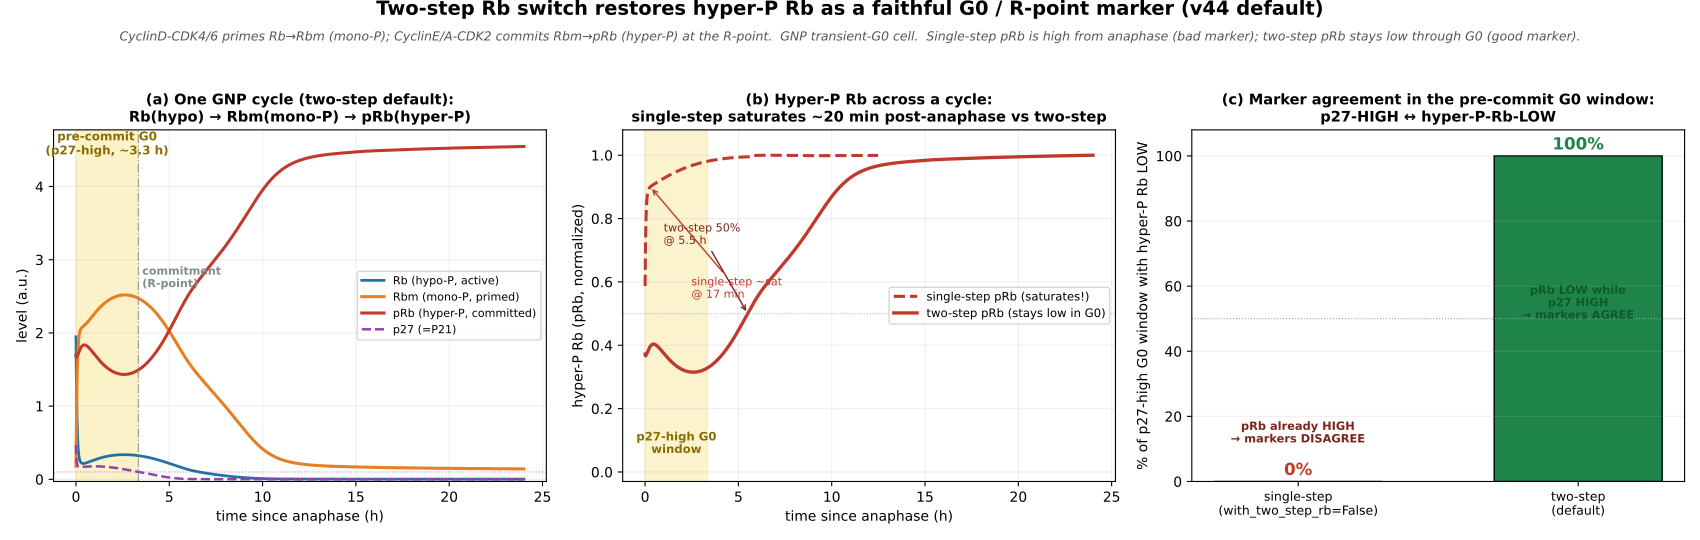

Python code for this plot:
"""Two-step Rb switch restores hyper-P Rb as a faithful G0/R-point marker (v44).

The calibrated v44 DEFAULT is a TWO-STEP Rb switch:
  * CyclinD-CDK4/6 PRIMES Rb -> Rbm (mono-phospho), a size-gated, E2f-still-bound state that
    accumulates through the pre-commitment (p27-high) window WITHOUT firing the switch.
  * CyclinE/A-CDK2 COMMITS Rbm -> pRb (hyper-phospho), releasing E2f at the R-point.
The old single-step framing (with_two_step_rb=False) collapsed both into one pRb pool, so any kinase
drove pRb to max within ~20 min of anaphase -- long before functional commitment -- making hyper-P Rb
a USELESS G0 marker. The two-step default keeps pRb LOW through the p27-high G0 window and raises it
only at commitment, so hyper-P-Rb-LOW and p27-HIGH coincide in G0 (a faithful marker again).

(A) one-cycle GNP anatomy on the two-step default: Rb(hypo) -> Rbm(mono-P) -> pRb(hyper-P), with
    p27 and the pre-commitment p27-high window shaded.
(B) single-step vs two-step overlay of hyper-P Rb (pRb) across a cycle: single-step SATURATES within
    ~20 min of anaphase; two-step stays LOW through the p27-high window and rises only at commitment.
(C) marker agreement: fraction of the pre-commit (p27-high) window during which hyper-P Rb is LOW --
    high under two-step (markers AGREE), near zero under single-step (pRb already high; markers DISAGREE).

Run:  ./venv/bin/python simulations/fig_v44_two_step_rpoint.py
"""
import sys, os
sys.path.insert(0, os.path.dirname(os.path.dirname(os.path.abspath(__file__))))
import numpy as np
import matplotlib
matplotlib.use("Agg")
import matplotlib.pyplot as plt
import tellurium as te
from src.build_model_v44_heldt import build_model_v44

T_END, N_PTS, SETTLE = 15000, 60000, 6000
P27_THR = 0.1                    # p27 (P21) commitment threshold (validate classify)
# GNP background (SHH=0.5). The deterministic GNP cell AT the setpoint (P21_div=0.6) is born committed
# (Spencer carryover keeps p27<thr, pRb high) -> it has NO p27-high G0 window to mark. To EXHIBIT the
# marker (i.e. a cell that actually dwells in G0 before committing) we use the transient-G0 birth p27
# used in fig_v44_transient_g0_definition (P21_div=1.6): a GNP cell born p27-high that dwells, then
# commits. Same calibrated defaults; only the Rb-switch toggle differs between the two models compared.
P21_DIV_G0 = 1.6
SEL_TWO = ["time", "Cd", "P21", "E2f", "Ce", "Ca", "aRc", "Dna", "MPF", "Rb", "Rbm", "pRb", "mass"]
SEL_ONE = ["time", "Cd", "P21", "E2f", "Ce", "Ca", "aRc", "Dna", "MPF", "Rb", "pRb", "mass"]


def sim(two_step=True):
    """Fresh model per condition (reset() does NOT restore parameters -> re-build per condition).
    GNP background (SHH=0.5) with the transient-G0 birth p27 (P21_DIV_G0) so the cell has a real
    p27-high G0 window to mark."""
    rr = te.loada(build_model_v44(with_two_step_rb=two_step))
    rr.integrator.setValue("absolute_tolerance", 1e-8)
    rr.integrator.setValue("relative_tolerance", 1e-6)
    try:
        rr.integrator.setValue("maximum_time_step", 5.0)
        rr.integrator.setValue("maximum_num_steps", 2000000)
    except Exception:
        pass
    rr['SHH'] = 0.5
    rr['P21_div'] = P21_DIV_G0
    sel = SEL_TWO if two_step else SEL_ONE
    return rr.simulate(0, T_END, N_PTS, selections=sel)


def one_cycle(res):
    """Extract one representative cycle aligned to birth (anaphase). Division = Dna 1->0 reset
    (NOT MPF peaks -- too sharp for coarse sampling)."""
    t = res['time']; Dna = res['Dna']
    div = np.where((Dna[:-1] > 0.9) & (Dna[1:] < 0.5))[0] + 1
    div = div[t[div] >= SETTLE]
    if len(div) < 3:
        raise RuntimeError(f"need >=3 divisions after settle, got {len(div)}")
    a0, a1 = div[1], div[2]         # a well-settled interior cycle
    seg = slice(a0, a1)
    th = (t[seg] - t[a0]) / 60.0    # hours since anaphase/birth
    return th, seg


def commit_time(th, P21seg):
    """Pre-commitment p27-high window: birth -> first time p27 drops below threshold (Skp2-p27 toggle
    flips, CDK2 freed). Returns commit time in h (or last time if it never drops)."""
    below = np.where(P21seg < P27_THR)[0]
    return float(th[below[0]]) if len(below) else float(th[-1])


def t_half(th, x):
    """Time (h) for x to first reach 50% of its cycle max after birth."""
    xm = np.nanmax(x)
    if xm <= 0:
        return np.nan
    hit = np.where(x >= 0.5 * xm)[0]
    return float(th[hit[0]]) if len(hit) else np.nan


# ---- simulate both models ----
r2 = sim(two_step=True)
r1 = sim(two_step=False)

th2, s2 = one_cycle(r2)
th1, s1 = one_cycle(r1)

# two-step cycle traces
Rb2, Rbm2, pRb2 = r2['Rb'][s2], r2['Rbm'][s2], r2['pRb'][s2]
P21_2, E2f2, aRc2, Cd2 = r2['P21'][s2], r2['E2f'][s2], r2['aRc'][s2], r2['Cd'][s2]

# single-step cycle traces
Rb1, pRb1 = r1['Rb'][s1], r1['pRb'][s1]
P21_1, E2f1, aRc1 = r1['P21'][s1], r1['E2f'][s1], r1['aRc'][s1]

# commitment / p27-high windows
tc2 = commit_time(th2, P21_2)
tc1 = commit_time(th1, P21_1)

# pRb half-rise times (post-anaphase) -- the crux number
th_pRb2 = t_half(th2, pRb2)
th_pRb1 = t_half(th1, pRb1)

def t_frac(th, x, f):
    xm = np.nanmax(x)
    hit = np.where(x >= f * xm)[0]
    return float(th[hit[0]]) if len(hit) and xm > 0 else np.nan
t90_1 = t_frac(th1, pRb1, 0.9)   # single-step: when hyper-P Rb is ~saturated post-anaphase

# marker-agreement metric: fraction of the p27-high pre-commit window with hyper-P Rb LOW (< half-max)
def agreement(th, pRb, tc):
    win = th <= tc
    if win.sum() == 0:
        return np.nan
    low = pRb < 0.5 * np.nanmax(pRb)
    return 100.0 * float(np.mean(low[win]))

agr2 = agreement(th2, pRb2, tc2)
agr1 = agreement(th1, pRb1, tc1)

# ============================ FIGURE ============================
fig, ax = plt.subplots(1, 3, figsize=(17, 5.4))
fig.suptitle("Two-step Rb switch restores hyper-P Rb as a faithful G0 / R-point marker (v44 default)",
             fontsize=14, fontweight="bold", y=1.00)
fig.text(0.5, 0.925, "CyclinD-CDK4/6 primes Rb→Rbm (mono-P); CyclinE/A-CDK2 commits Rbm→pRb (hyper-P) at "
         "the R-point.  GNP transient-G0 cell.  Single-step pRb is high from anaphase (bad marker); "
         "two-step pRb stays low through G0 (good marker).",
         ha="center", fontsize=9.0, color="#555", style="italic")

# ---- (a) one-cycle two-step anatomy: Rb -> Rbm -> pRb ----
axA = ax[0]
axA.plot(th2, Rb2,  color="#2471a3", lw=2.0, label="Rb (hypo-P, active)")
axA.plot(th2, Rbm2, color="#e67e22", lw=2.2, label="Rbm (mono-P, primed)")
axA.plot(th2, pRb2, color="#c0392b", lw=2.2, label="pRb (hyper-P, committed)")
axA.plot(th2, P21_2, color="#8e44ad", lw=1.8, ls="--", label="p27 (=P21)")
axA.axhline(P27_THR, color="#8e44ad", lw=0.8, ls=":", alpha=0.6)
axA.axvspan(0, tc2, color="#f9e79f", alpha=0.55, zorder=0)
ymax = max(np.nanmax(Rb2), np.nanmax(Rbm2), np.nanmax(pRb2)) * 1.05
axA.text(tc2/2, ymax*0.93, f"pre-commit G0\n(p27-high, ~{tc2:.1f} h)", ha="center",
         fontsize=8.6, color="#8a6d00", fontweight="bold")
axA.axvline(tc2, color="#7f8c8d", lw=1.0, ls="-.", alpha=0.7)
axA.text(tc2, ymax*0.55, " commitment\n (R-point)", fontsize=8, color="#7f8c8d", fontweight="bold")
axA.set_xlabel("time since anaphase (h)"); axA.set_ylabel("level (a.u.)")
axA.set_ylim(-0.03, ymax)
axA.set_title("(a) One GNP cycle (two-step default):\nRb(hypo) → Rbm(mono-P) → pRb(hyper-P)",
              fontsize=10.5, fontweight="bold")
axA.legend(fontsize=8, loc="center right"); axA.grid(alpha=0.2)

# ---- (b) single-step vs two-step hyper-P Rb overlay ----
axB = ax[1]
axB.plot(th1, pRb1/np.nanmax(pRb1), color="#c0392b", lw=2.2, ls="--",
         label="single-step pRb (saturates!)")
axB.plot(th2, pRb2/np.nanmax(pRb2), color="#c0392b", lw=2.4,
         label="two-step pRb (stays low in G0)")
# shade the two-step p27-high pre-commit window as the "should be pRb-low" zone
axB.axvspan(0, tc2, color="#f9e79f", alpha=0.5, zorder=0)
axB.text(tc2/2, 0.06, "p27-high G0\nwindow", ha="center", fontsize=8.4,
         color="#8a6d00", fontweight="bold")
# annotate half-rise times
axB.axhline(0.5, color="#95a5a6", lw=0.8, ls=":", alpha=0.7)
if not np.isnan(t90_1):
    axB.annotate(f"single-step ~sat\n@ {t90_1*60:.0f} min", xy=(t90_1, 0.9),
                 xytext=(t90_1+2.2, 0.55), fontsize=8, color="#c0392b",
                 arrowprops=dict(arrowstyle="->", color="#c0392b", lw=1.0))
if not np.isnan(th_pRb2):
    axB.annotate(f"two-step 50%\n@ {th_pRb2:.1f} h", xy=(th_pRb2, 0.5),
                 xytext=(th_pRb2-4.5, 0.72), fontsize=8, color="#7b241c",
                 arrowprops=dict(arrowstyle="->", color="#7b241c", lw=1.0))
axB.set_xlabel("time since anaphase (h)"); axB.set_ylabel("hyper-P Rb (pRb, normalized)")
axB.set_ylim(-0.03, 1.08)
axB.set_title("(b) Hyper-P Rb across a cycle:\nsingle-step saturates ~20 min post-anaphase vs two-step",
              fontsize=10.5, fontweight="bold")
axB.legend(fontsize=8.4, loc="center right"); axB.grid(alpha=0.2)

# ---- (c) marker agreement ----
axC = ax[2]
labels = ["single-step\n(with_two_step_rb=False)", "two-step\n(default)"]
vals = [agr1, agr2]
cols = ["#c0392b", "#1e8449"]
bars = axC.bar([0, 1], vals, color=cols, edgecolor="k", width=0.6)
for i, v in enumerate(vals):
    axC.text(i, v + 2, f"{v:.0f}%", ha="center", fontsize=12, fontweight="bold", color=cols[i])
axC.axhline(50, color="#95a5a6", lw=0.8, ls=":")
axC.set_xticks([0, 1]); axC.set_xticklabels(labels, fontsize=9)
axC.set_ylim(0, 108)
axC.set_ylabel("% of p27-high G0 window with hyper-P Rb LOW")
axC.set_title("(c) Marker agreement in the pre-commit G0 window:\np27-HIGH ↔ hyper-P-Rb-LOW",
              fontsize=10.5, fontweight="bold")
axC.text(0, 12, "pRb already HIGH\n→ markers DISAGREE", ha="center", fontsize=8.2,
         color="#7b241c", fontweight="bold")
axC.text(1, agr2*0.5, "pRb LOW while\np27 HIGH\n→ markers AGREE", ha="center", fontsize=8.2,
         color="#0e5a2b", fontweight="bold")
axC.grid(alpha=0.2, axis="y")

plt.tight_layout(rect=[0, 0, 1, 0.92])
# NB: fixed figsize + tight_layout, NO bbox_inches='tight' (a near-arrest lineage could place an
# off-axis artist -> tight-bbox would blow up the canvas).
out = os.path.join(os.path.dirname(__file__), "fig_v44_two_step_rpoint")
plt.savefig(out + ".png", dpi=170)
plt.savefig(out + ".pdf")
plt.close()

print("Saved: fig_v44_two_step_rpoint.png /.pdf")
print(f"  cycle length                : two-step {th2[-1]:.1f} h | single-step {th1[-1]:.1f} h")
print(f"  pre-commit p27-high window  : two-step {tc2:.2f} h | single-step {tc1:.2f} h")
print(f"  birth hyper-P Rb (frac max)  : two-step {pRb2[0]/np.nanmax(pRb2):.2f} | "
      f"single-step {pRb1[0]/np.nanmax(pRb1):.2f}")
print(f"  hyper-P Rb 50%-rise time    : two-step {th_pRb2:.2f} h ({th_pRb2*60:.0f} min) | "
      f"single-step {th_pRb1*60:.0f} min")
print(f"  single-step ~saturation (90%): {t90_1*60:.0f} min post-anaphase")
print(f"  marker agreement (% of p27-high window with hyper-P Rb LOW): "
      f"two-step {agr2:.0f}%  vs  single-step {agr1:.0f}%")
